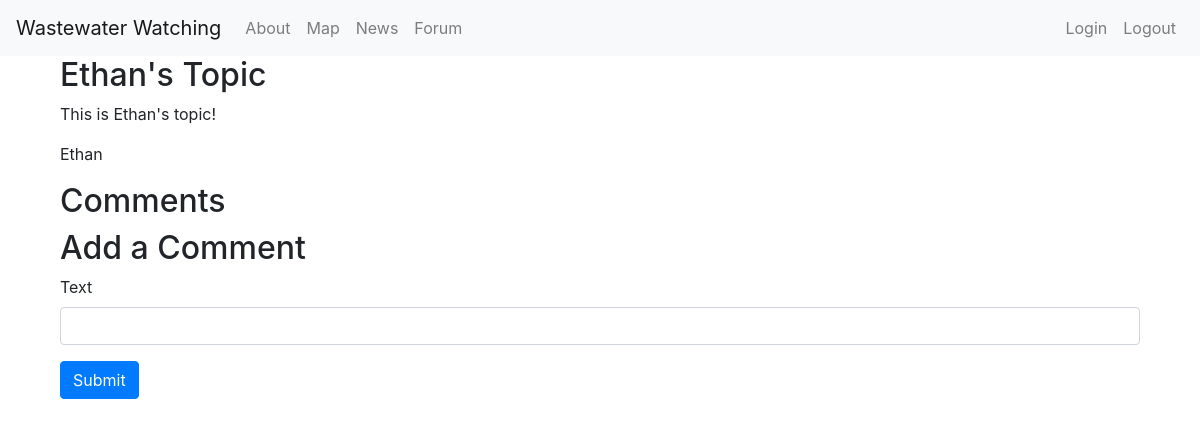
The app's page /forum/topic/3 with its own data.
### app.py (models this page shows)
class Topic(db.Model):
    id: Mapped[int] = mapped_column(primary_key=True)
    title: Mapped[str] = mapped_column(unique=True)
    user: Mapped[str]
    description: Mapped[str]

### app.py (the view)
@app.route('/forum/topic/<int:id>', methods=["GET", "POST"])
def topic(id):
    curr_name = 'Guest'
    if current_user.is_authenticated:
        curr_name = current_user.name
    topic = db.get_or_404(Topic, id)
    comments = Comment.query.filter_by(topicId=id).all()
    return render_template('forum/topic.html', topic=topic, comments=comments, name=curr_name)

### templates/forum/topic.html (shortened to what this page needs)
{% extends 'base.html' %}
{% block content %}
    <div class="container">
        <h2>{{topic['title']}}</h2>
        <p>{{topic['description']}}</p>
        <p>{{topic['user']}}</p>
        <h2>Comments</h2>
        <h2>Add a Comment</h2>
        <form action="/forum/topic/{{topic.id}}" method="post">
            <div class="mb-3">
                <label for="text" class="form-label">Text</label>
                <input type="text" name="text" class="form-control" id="text" aria-describedby="textContent">
            </div>
            <button type="submit" class="btn btn-primary">Submit</button>
        </form>
    </div>
{% endblock %}

### records on screen
Topic: title "Ethan's Topic", description "This is Ethan's topic!", user "Ethan"
